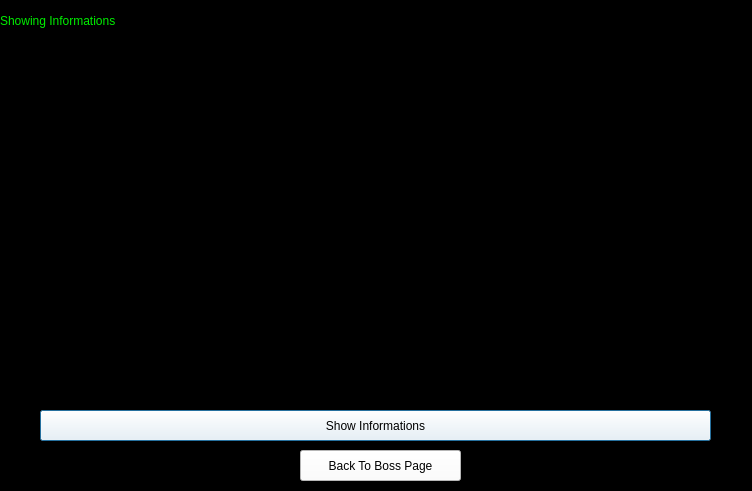
<?xml version="1.0" encoding="UTF-8"?>
<ui version="4.0">
 <class>showing</class>
 <widget class="QDialog" name="showing">
  <property name="geometry">
   <rect>
    <x>0</x>
    <y>0</y>
    <width>752</width>
    <height>491</height>
   </rect>
  </property>
  <property name="windowTitle">
   <string>Dialog</string>
  </property>
  <property name="styleSheet">
   <string notr="true">background-color: rgb(0, 0, 0);</string>
  </property>
  <widget class="QLabel" name="label_2">
   <property name="geometry">
    <rect>
     <x>0</x>
     <y>0</y>
     <width>171</width>
     <height>41</height>
    </rect>
   </property>
   <property name="styleSheet">
    <string notr="true">background-color: rgb(0, 0, 0);
color: rgb(0, 239, 0);
font: 16pt &quot;Pristina&quot;;</string>
   </property>
   <property name="text">
    <string>Showing Informations</string>
   </property>
  </widget>
  <widget class="QTextBrowser" name="textBrowser">
   <property name="geometry">
    <rect>
     <x>40</x>
     <y>50</y>
     <width>671</width>
     <height>361</height>
    </rect>
   </property>
   <property name="styleSheet">
    <string notr="true">font: 15pt &quot;Pristina&quot;;
background-color: rgb(0, 0, 0);
color: rgb(85, 255, 0);</string>
   </property>
  </widget>
  <widget class="QPushButton" name="pushButton">
   <property name="geometry">
    <rect>
     <x>40</x>
     <y>410</y>
     <width>671</width>
     <height>31</height>
    </rect>
   </property>
   <property name="styleSheet">
    <string notr="true">font: 14pt &quot;Pristina&quot;;
color: rgb(0, 0, 0);
background-color: rgb(255, 255, 255);</string>
   </property>
   <property name="text">
    <string>Show Informations</string>
   </property>
  </widget>
  <widget class="QPushButton" name="pushButton_4">
   <property name="geometry">
    <rect>
     <x>300</x>
     <y>450</y>
     <width>161</width>
     <height>31</height>
    </rect>
   </property>
   <property name="styleSheet">
    <string notr="true">background-color: rgb(255, 255, 255);
font: 14pt &quot;Pristina&quot;;
color: rgb(0, 0, 0);</string>
   </property>
   <property name="text">
    <string>Back To Boss Page</string>
   </property>
  </widget>
 </widget>
 <resources/>
 <connections/>
</ui>
